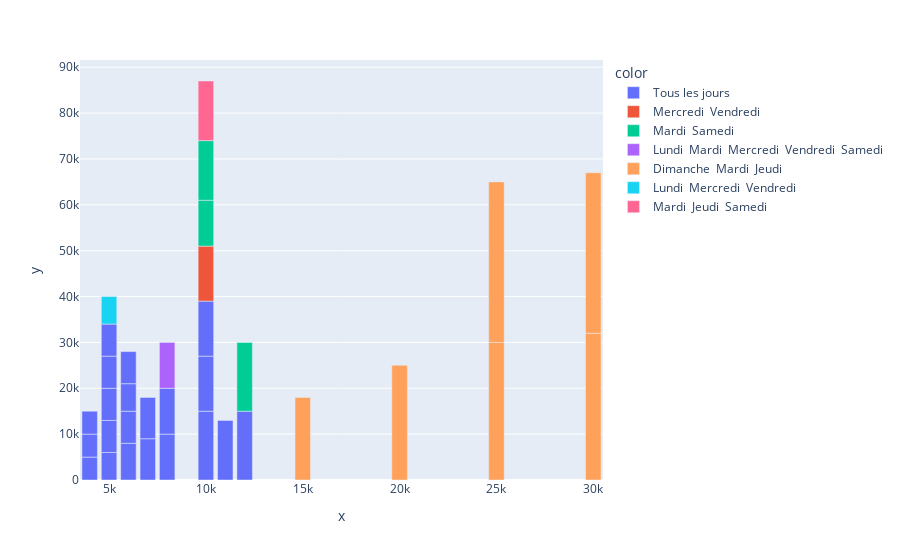

The notebook cell this image was saved under:
### Code cell
fig = px.bar(dt, x=df["prix_enfant"].astype('int'), y=df["prix_adulte"].astype('int'),
             color=df["jour_voyage"])
fig

### Figure 1 — Plotly figure (JSON) as saved in the notebook; plotly's stock layout.template omitted (floating-point values rounded to 4 significant figures)
{"data": [{"alignmentgroup": "True", "hovertemplate": "color=Tous les jours<br>x=%{x}<br>y=%{y}<extra></extra>", "legendgroup": "Tous les jours", "marker": {"color": "#636efa", "pattern": {"shape": ""}}, "name": "Tous les jours", "offsetgroup": "Tous les jours", "orientation": "v", "showlegend": true, "textposition": "auto", "type": "bar", "x": [10000, 12000, 6000, 6000, 6000, 4000, 6000, 7000, 8000, 4000, 5000, 4000, 10000, 5000, 10000, 11000, 5000, 7000, 8000, 5000, 5000], "xaxis": "x", "y": [15000, 15000, 8000, 7000, 6000, 5000, 7000, 9000, 10000, 5000, 6000, 5000, 12000, 7000, 12000, 13000, 7000, 9000, 10000, 7000, 7000], "yaxis": "y"}, {"alignmentgroup": "True", "hovertemplate": "color=Mercredi  Vendredi<br>x=%{x}<br>y=%{y}<extra></extra>", "legendgroup": "Mercredi  Vendredi", "marker": {"color": "#EF553B", "pattern": {"shape": ""}}, "name": "Mercredi  Vendredi", "offsetgroup": "Mercredi  Vendredi", "orientation": "v", "showlegend": true, "textposition": "auto", "type": "bar", "x": [10000], "xaxis": "x", "y": [12000], "yaxis": "y"}, {"alignmentgroup": "True", "hovertemplate": "color=Mardi  Samedi<br>x=%{x}<br>y=%{y}<extra></extra>", "legendgroup": "Mardi  Samedi", "marker": {"color": "#00cc96", "pattern": {"shape": ""}}, "name": "Mardi  Samedi", "offsetgroup": "Mardi  Samedi", "orientation": "v", "showlegend": true, "textposition": "auto", "type": "bar", "x": [12000, 10000, 10000], "xaxis": "x", "y": [15000, 10000, 13000], "yaxis": "y"}, {"alignmentgroup": "True", "hovertemplate": "color=Lundi  Mardi  Mercredi  Vendredi  Samedi<br>x=%{x}<br>y=%{y}<extra></extra>", "legendgroup": "Lundi  Mardi  Mercredi  Vendredi  Samedi", "marker": {"color": "#ab63fa", "pattern": {"shape": ""}}, "name": "Lundi  Mardi  Mercredi  Vendredi  Samedi", "offsetgroup": "Lundi  Mardi  Mercredi  Vendredi  Samedi", "orientation": "v", "showlegend": true, "textposition": "auto", "type": "bar", "x": [8000], "xaxis": "x", "y": [10000], "yaxis": "y"}, {"alignmentgroup": "True", "hovertemplate": "color=Dimanche  Mardi  Jeudi<br>x=%{x}<br>y=%{y}<extra></extra>", "legendgroup": "Dimanche  Mardi  Jeudi", "marker": {"color": "#FFA15A", "pattern": {"shape": ""}}, "name": "Dimanche  Mardi  Jeudi", "offsetgroup": "Dimanche  Mardi  Jeudi", "orientation": "v", "showlegend": true, "textposition": "auto", "type": "bar", "x": [15000, 30000, 20000, 25000, 30000, 25000], "xaxis": "x", "y": [18000, 32000, 25000, 30000, 35000, 35000], "yaxis": "y"}, {"alignmentgroup": "True", "hovertemplate": "color=Lundi  Mercredi  Vendredi<br>x=%{x}<br>y=%{y}<extra></extra>", "legendgroup": "Lundi  Mercredi  Vendredi", "marker": {"color": "#19d3f3", "pattern": {"shape": ""}}, "name": "Lundi  Mercredi  Vendredi", "offsetgroup": "Lundi  Mercredi  Vendredi", "orientation": "v", "showlegend": true, "textposition": "auto", "type": "bar", "x": [5000], "xaxis": "x", "y": [6000], "yaxis": "y"}, {"alignmentgroup": "True", "hovertemplate": "color=Mardi  Jeudi  Samedi<br>x=%{x}<br>y=%{y}<extra></extra>", "legendgroup": "Mardi  Jeudi  Samedi", "marker": {"color": "#FF6692", "pattern": {"shape": ""}}, "name": "Mardi  Jeudi  Samedi", "offsetgroup": "Mardi  Jeudi  Samedi", "orientation": "v", "showlegend": true, "textposition": "auto", "type": "bar", "x": [10000], "xaxis": "x", "y": [13000], "yaxis": "y"}], "layout": {"autosize": true, "barmode": "relative", "legend": {"title": {"text": "color"}, "tracegroupgap": 0}, "margin": {"t": 60}, "xaxis": {"anchor": "y", "autorange": true, "domain": [0, 1], "range": [3500, 30500], "title": {"text": "x"}, "type": "linear"}, "yaxis": {"anchor": "x", "autorange": true, "domain": [0, 1], "range": [0, 91580.0], "title": {"text": "y"}, "type": "linear"}}}
